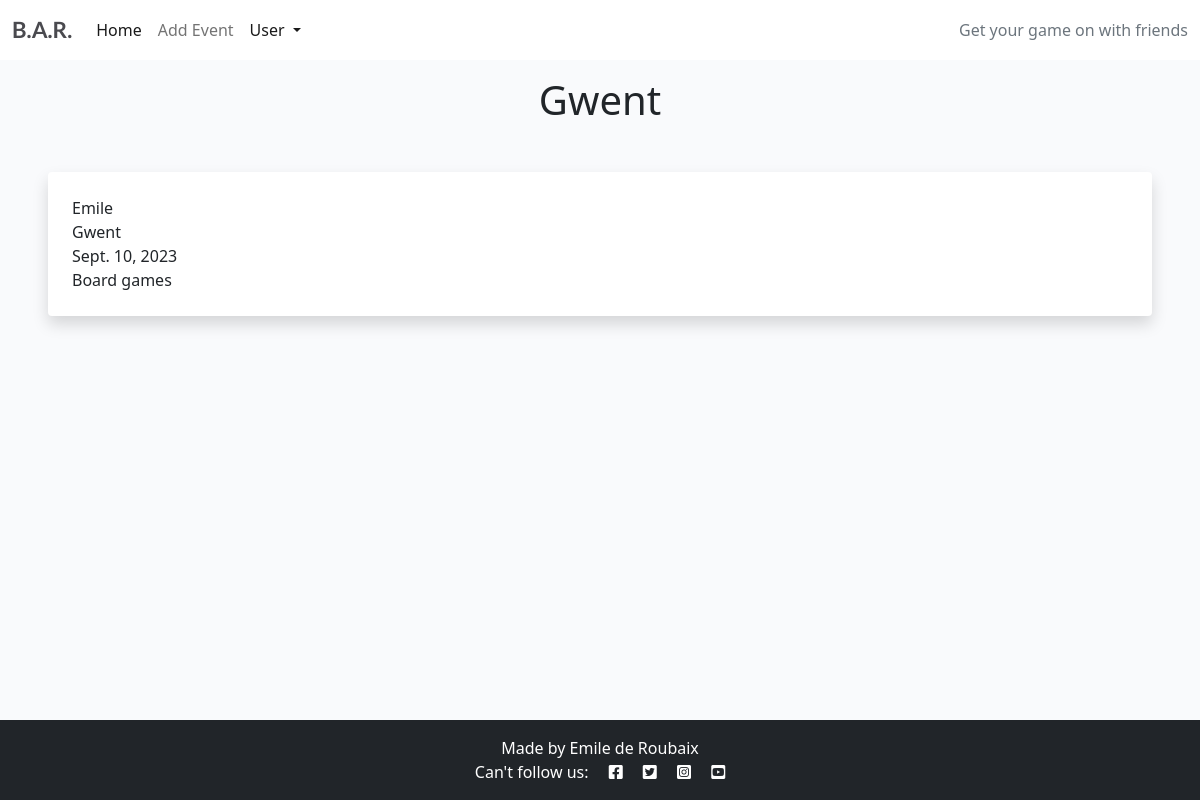
Screenshot of /booking-details/3 (signed in) with the database file from the repository.
### game_dates/models.py (models this page shows, shortened)
class Appointment(models.Model):
    user = models.ForeignKey(
        User, on_delete=models.CASCADE, null=True, blank=True)
    type = models.CharField(
        max_length=50, choices=SERVICE_CHOICES, default="Online gaming")
    day = models.DateField(default=datetime.now)
    time = models.CharField(
        max_length=24, choices=TIME_CHOICES)
    updated_on = models.DateTimeField(auto_now=True)
    description = models.CharField(
        max_length=50, null=True)
    content = models.TextField()
    created_on = models.DateTimeField(auto_now_add=True)
    approved = models.BooleanField(default=True)
    class Meta:
        ordering = ["-created_on"]

### game_dates/views.py (the view)
# urls.py: path('booking-details/<booking_id>', views.bookingDetails, name='bookingDetails'),
def bookingDetails(request, booking_id):
    booking = Appointment.objects.get(pk=booking_id)
    return render(request, 'bookingDetails.html', {'booking': booking})

### game_dates/templates/bookingDetails.html
{% extends "base.html" %}
{% block content %}
{% if user.is_authenticated %}
<h1 class="text-center  mt-3">{{ booking.description }}</h1>
<div class="shadow p-4 mb-5 bg-body bg-body rounded text-black  m-5 ">
    {{ booking.user }}<br/>
    {{ booking.description }}<br/>
    {{ booking.day }}<br/>
    {{ booking.time }}<br/>
</div>
{% else %}
<div class="shadow p-4 mb-5 bg-body bg-body rounded text-black  m-5 ">
    <h1 class="p-2  me-3">You Are Not Signed in!</h1>
    <a href="{% url 'register' %}" class="btn btn-primary shadow text-center">Sign in</a>
</div>
{% endif %}
{% endblock %}

### static/css/style.css (style rules this page uses)
body { background-color: #F9FAFC; }
.main-bg { background-color: #F9FAFC; }

### rows the page displays
Appointment: description "Gwent", user "Emile", day "Sept. 10, 2023", time "Board games"
